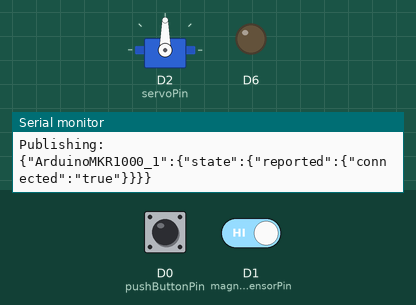
Simulated run of this sketch. Board: Arduino MKR. Parts: servo, output pins drawn as LEDs (lit = HIGH), the last lines printed to the serial monitor. The inputs (shaded band) are chosen by the test bench; at power-on: D0 (pushButtonPin) HIGH, D1 (magneticSensorPin) HIGH. WiFi joins after 1.5 s; servers stay silent unless stated; no MQTT or app messages arrive unless stated.

Above: at 2.7 s.
2.8 s: D0 (pushButtonPin) pulled LOW for 0.15 s
At 3.0 s:
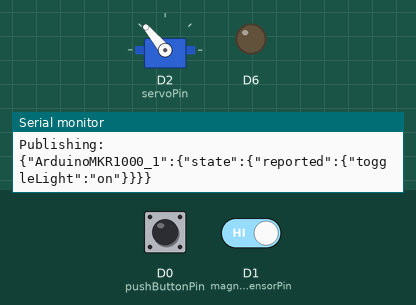
4.7 s: D0 (pushButtonPin) pulled LOW for 1 s
At 4.9 s:
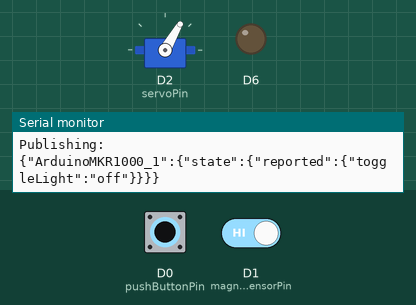
Timing chart, 0 to 7.7 s (numbered marks = the images above; inputs shaded):
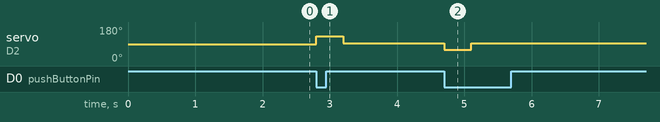

The sketch:

PassiveLightController_mqttMKR1000.ino
```cpp
/*
Arduino Firmware - Portable-NonInvasive Light Controller
*/
// Required for the communication with the MQTT Broker
#include <WiFi101.h>
#include <PubSubClient.h>

// For the reading of the BMP085 sensor
#include <Wire.h>
#include <Adafruit_BMP085.h>
Adafruit_BMP085 bmp;

// For controlling the ServoMotor
#include <Servo.h>
Servo myservo;
int lastServoPosition = 0;
int onPosition = 130;
int offPosition = 60;
int middlePos = 95;

// To encode/parse Json
#include <ArduinoJson.h>

// Update these with values suitable for your network.
const char* ssid = "ssdi";
const char* password = "pass";
const char* mqtt_server = "mqtt_broker_ip";

// Connect to the network and create the MQTT client
WiFiClient MKR1000Client;
PubSubClient client(MKR1000Client);
int magneticSensorPin = 1;
int pushButtonPin = 0;
int servoPin = 2;
int flag = 0;
int flagMag = 1;
long lastMsg1 = 0;
long lastMsg2 = 0;
// Declare some functions
void payload2Action(byte* payload, unsigned int l);

void setup() {
  if (!bmp.begin())
  {
    Serial.println("BMP085 sensor not found");
    while (1) {}
  }
  pinMode(magneticSensorPin,INPUT_PULLUP); // Magnetic Sensor
  pinMode(pushButtonPin,INPUT_PULLUP); // Push Button
  pinMode(LED_BUILTIN, OUTPUT);     // Initialize the BUILTIN_LED pin as an output
  Serial.begin(115200);
  setup_wifi();
  client.setServer(mqtt_server, 1883);
  client.setCallback(callback);
  myservo.attach(servoPin);  // attaches the servo on pin servoPin to the servo object

}

void setup_wifi() {

  delay(10);
  // We start by connecting to a WiFi network
  Serial.println();
  Serial.print("Connecting to ");
  Serial.println(ssid);

  WiFi.begin(ssid, password);

  while (WiFi.status() != WL_CONNECTED) {
    delay(500);
    Serial.print(".");
  }

  Serial.println("");
  Serial.println("WiFi connected");
  Serial.println("IP address: ");
  Serial.println(WiFi.localIP());
}

void callback(char* topic, byte* payload, unsigned int length) {
  Serial.print("Message arrived [");
  Serial.print(topic);
  Serial.print("] ");
  for (int i = 0; i < length; i++) {
    Serial.print((char)payload[i]);
  }
  payload2Action(payload, length);
}

void payload2Action(byte* payload, unsigned int length){
   char inData[300];

   for(int i = 0; i<length; i++){
    // Serial.print((char)payload[i]);
     inData[(i - 0)] = (char)payload[i];
   }
   StaticJsonBuffer<300> jsonBuffer;
   JsonObject& root = jsonBuffer.parseObject(inData);

  if (!root.success()) {
      Serial.println("Failed to parse responseBody");
      publish2Reported("error", "true");
    }
  else {
    Serial.println("Shadow JSON: ");
    // Everything published to $aws/things/ArduinoMKR1000/shadow/update/ is redirected to here
    JsonObject& desired = root["desired"];
    for (auto kv : desired) {
      Serial.print(kv.key); Serial.print(": "); Serial.println(kv.value.as<char*>());
      if ((String)kv.key == "toggleLight"){
        Serial.println("Toggle Light Now");
        if ((String)kv.value.as<char*>() == "on"){
            lastServoPosition = onPosition;
            myservo.write(lastServoPosition);
            Serial.println("Light Turned On");
            publish2Reported("toggleLight", "on");
            delay(400);
            myservo.write(middlePos);
        }
        else {
            lastServoPosition = offPosition;
            myservo.write(lastServoPosition);
            Serial.println("Light Turned Off");
            publish2Reported("toggleLight", "off");
            delay(400);
            myservo.write(middlePos);
        }
      }
      else if ((String)kv.key == "toggleControllerLight"){
        if ((String)kv.value.as<char*>() == "on"){
            digitalWrite(LED_BUILTIN, HIGH);
            Serial.println("Internal Light Turned On");
        }
        else {
            digitalWrite(LED_BUILTIN, LOW);
            Serial.println("Internal Light Turned Off");
        }
      }
    }
  }
}


void reconnect() {
  // Loop until we're reconnected
  while (!client.connected()) {
    Serial.print("Attempting MQTT connection...");
    // Attempt to connect
    if (client.connect("MKR1000Client")) {
      Serial.println("connected");
      // Once connected, publish an announcement...
      publish2Reported("connected", "true");
      // Check at all times if the push button is pressed
      turnOnOffByPushButton();
      // ... and resubscribe
      client.subscribe("awsiot_to_localgateway");
    } else {
      Serial.print("failed, rc=");
      Serial.print(client.state());
      Serial.println(" try again in 5 seconds");
      // Wait 5 seconds before retrying
      if (WiFi.status() != WL_CONNECTED) {
          Serial.println("Reconnecting to wifi");
          while (WiFi.status() != WL_CONNECTED) {
            WiFi.begin(ssid, password);
            // Check at all times if the push button is pressed
            turnOnOffByPushButton();
            delay(500);
            Serial.print(".");
          }
      }
      delay(5000);
    }
  }
}

void publish2Reported(String label, String statusUpdate){
    // Initialize the Json Shadow Object (added the thing name to recognize it from others gadgets)
    StaticJsonBuffer<300> JSONbuffer;
    JsonObject& JSONencoder = JSONbuffer.createObject();
    JsonObject& ArduinoMKR1000_1 = JSONencoder.createNestedObject("ArduinoMKR1000_1");
    JsonObject& state = ArduinoMKR1000_1.createNestedObject("state");
    JsonObject& reported = state.createNestedObject("reported");
    char JSONmessageBuffer[300];
    reported[label] = statusUpdate;
    JSONencoder.printTo(JSONmessageBuffer, sizeof(JSONmessageBuffer));
    Serial.println("Publishing: ");
    Serial.println(JSONmessageBuffer);
    client.publish("localgateway_to_awsiot", JSONmessageBuffer);
}

void turnOnOffByPushButton(){
  while (digitalRead(pushButtonPin) == LOW){
    if (flag == 0){
      if (lastServoPosition == onPosition){
        lastServoPosition = offPosition;
        myservo.write(lastServoPosition);
        publish2Reported("toggleLight", "off");
        delay(400);
        myservo.write(middlePos);
      }
      else {
        lastServoPosition = onPosition;
        myservo.write(lastServoPosition);
        publish2Reported("toggleLight", "on");
        delay(400);
        myservo.write(middlePos);
      }
      flag = 1;
    }
  }
}

void doorStatusChanged(){
    int doorStatus = digitalRead(magneticSensorPin);
      if (doorStatus == HIGH && flagMag == 0){
        publish2Reported("door", "1");
        flagMag = 1;
      }
      else if (doorStatus == LOW && flagMag == 1){
        publish2Reported("door", "0");
        flagMag = 0;
      }
}

void loop() {

  if (!client.connected()) {
    reconnect();
  }
  client.loop();
  // Check at all times if the push button is pressed
  turnOnOffByPushButton();

  // Check at all times the status of the door
  doorStatusChanged();
  // Every 5 mins report the temperature
  long now = millis();
  if (now - lastMsg1 > 300000) {
    lastMsg1 = now;
    publish2Reported("temperature", String(bmp.readTemperature()));
  }
  // Every Hour report the altitude
  else if (now - lastMsg2 > 3600000) {
    lastMsg2 = now;
    publish2Reported("altitude", String(bmp.readAltitude(101500)));
  }
  flag = 0;

}
```

Measured:
- after the input at 2.8 s, servo on D2 (servoPin): 90° → 130° at once, → 95° 0.40 s later
- after the input at 4.7 s, servo on D2 (servoPin): 95° → 60° at once, → 95° 0.40 s later
